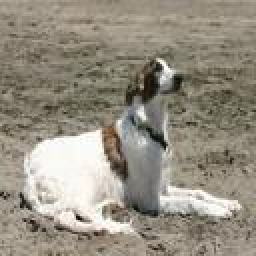
#> input picture data/dog/d10067.jpg, 128 x 128 px (shown 2 times larger)
$ jupyter execute --allow-errors 'Get array and label.ipynb'
#> lines starting #> are read from the running program, lines starting #| are printed output that depends on the picture
[cell 1]
import numpy as np
import matplotlib.pyplot as plt
import os
import cv2
import random
import pickle
from sklearn.model_selection import train_test_split

[cell 2]
dest='./data'
Types=['dog','cat']#dog=0, cat=1

[cell 3]
for types in Types:
    path=os.path.join(dest,types)
    for img in os.listdir(path):
        img_array =cv2.imread(os.path.join(path,img), cv2.IMREAD_GRAYSCALE)
#> img_array: shape (128, 128); min 7, max 255, mean 143.3
#> pass 2 of the loop `for types in Types:`:
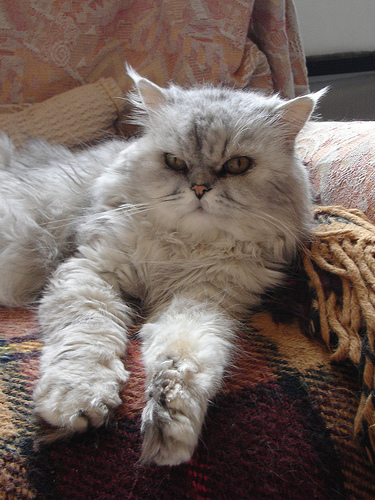
#> input picture data/cat/0.jpg, 375 x 500 px
#> `img_array =cv2.imread(os.path.join(path,img), cv2.IMREAD_GRAYSCALE)`:
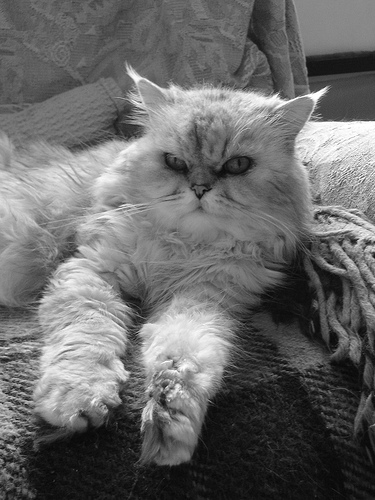
#> img_array: shape (500, 375); min 2, max 255, mean 105.3

[cell 4]
new_array= cv2.resize(img_array, (100, 100))
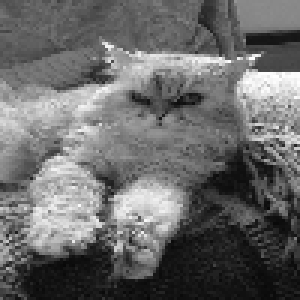
#> new_array: shape (100, 100) (shown 3 times larger); min 7, max 255, mean 105.5
plt.imshow(new_array, cmap='gray')
plt.show()

We want to downscale more as it will speed up the model speed and will not affect much as our problem to predict cat vs dog and do not care much about the details.

[cell 5]
new_array= cv2.resize(img_array, (50, 50))
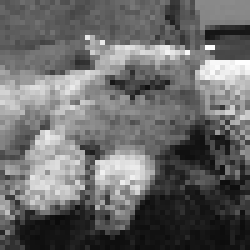
#> new_array: shape (50, 50) (shown 5 times larger); min 11, max 255, mean 105.3
plt.imshow(new_array, cmap='gray')
plt.show()

[cell 6]
new_array= cv2.resize(img_array, (40, 40))
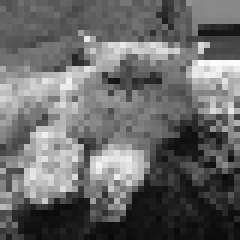
#> new_array: shape (40, 40) (shown 6 times larger); min 9, max 252, mean 105.2
plt.imshow(new_array, cmap='gray')
plt.show()

[cell 7]
new_array= cv2.resize(img_array, (45, 45))
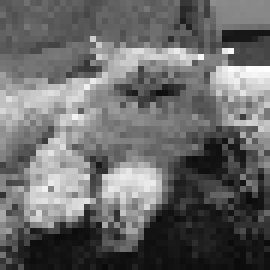
#> new_array: shape (45, 45) (shown 6 times larger); min 10, max 254, mean 105.3
plt.imshow(new_array, cmap='gray')
plt.show()

However, we do not want to downscale so much that it lose its shape. Therefore, I believe that IMG_SIZE= 45 is good.

[cell 8]
IMG_SIZE=128

Resize to the same size so that result will be more accurate.

We gray scale the image as the colour does not matter in our pobelm and will slow our model speed.

[cell 9]
training_data=[]

def create_training_data():
    for types in Types:
        path=os.path.join(dest,types)
        class_num=Types.index(types)
        for img in os.listdir(path):
            try:
                img_array =cv2.imread(os.path.join(path,img))
#> img_array is the input picture: shape (128, 128, 3); mean B, G, R 129.4, 142.8, 149.3
                new_array=cv2.resize(img_array,(IMG_SIZE,IMG_SIZE))
                training_data.append([new_array,class_num])
            except:
                continue
#> pass 2 of the loop in create_training_data, `for types in Types:`:
#> in create_training_data, img_array is the input picture: shape (500, 375, 3); mean B, G, R 95.2, 101.7, 116.1
#> in create_training_data, `new_array=cv2.resize(img_array,(IMG_SIZE,IMG_SIZE))`:
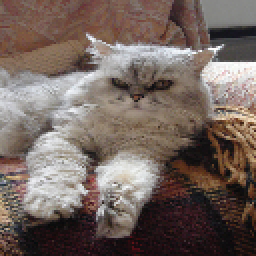
#> new_array: shape (128, 128, 3) (shown 2 times larger); mean B, G, R 95.1, 101.6, 115.9

create_training_data()

[cell 10]
print(len(training_data))
#| 2

[cell 11]
random.shuffle(training_data)

[cell 12]
print(training_data[0])
#> (printed output is left out)

[cell 13]
X= []
y= []

[cell 14]
for features, label in training_data:
    X.append(features)
    y.append(label)
#> this loop made 2 passes
#> label on passes 1 to 2: 0, 1
#> after the loop, X = 2 items; y = [0, 1]

X= np.array(X).reshape(-1, IMG_SIZE, IMG_SIZE, 1)
y=np.array(y)
